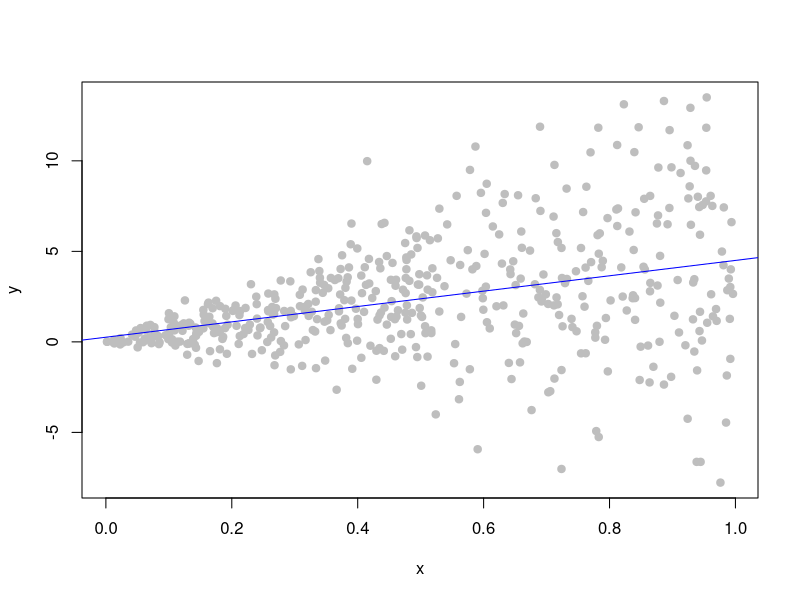

Generate this figure with R:
#' # Heteroskedasticity-Consistent SEs for OLS #
#'
#' We often need to analyze data that fails to satisfy assumptions of the statistical techniques we use.
#' One common violation of assumptions in OLS regression is the assumption of homoskedasticity.
#' This assumption requires that the error term have constant variance across all values of the independent variable(s).
#' When this assumption fails, the standard errors from our OLS regression estimates are inconsistent. But, we can calculate heteroskedasticity-consistent standard errors, relatively easily.
#' Unlike in Stata, where this is simply an option for regular OLS regression, in R, these SEs are not built into the base package, but instead come in an add-on package called **sandwich**, which we need to install and load:
install.packages('sandwich',repos='http://cran.r-project.org')
library(sandwich)
#'
#' To see the **sandwich** package in action, let's generate some heteroskedastic data:
set.seed(1)
x <- runif(500,0,1)
y <- 5*rnorm(500,x,x)
#' A simple plot of `y` against `x` (and the associated regression line) will reveal any heteroskedasticity:
plot(y~x, col='gray', pch=19)
abline(lm(y~x), col='blue')
#' Clearly, the variance of `y` and thus of the error term in an OLS model of `y~x` will increase as `x` increases.
#'
#' Now let's run the OLS model and see the results:
ols <- lm(y~x)
s <- summary(ols)
s
#' It may be particularly helpful to look just as the coefficient matrix from the summary object:
s$coef
#' The second column shows the SEs.
#' These SEs are themselves generated from the variance-covariance matrix for the coefficients, which we can see with:
vcov(ols)
#' The variance estimates for the coefficients are on the diagonal:
diag(vcov(ols))
#' To convert these to SEs, we simply take the squared roote:
sqrt(diag(vcov(ols)))
#'
#' Now that we know where the regular SEs are coming from, let's get the heteroskedasticity-consistent SEs for this model from **sandwich**.
#' The SEs come from the `vcovHC` function and the resulting object is the variance-covariance matrix for the coefficients:
vcovHC(ols)
#' This is, again, a variance-covariance matrix for the coefficients. So to get SES, we take the square root of the diagonal, like we did above:
sqrt(diag(vcovHC(ols)))
#' We can then compare the SE estimate from the standard formula to the heteroskedasticity-consistent formula:
sqrt(diag(vcov(ols)))
sqrt(diag(vcovHC(ols)))
#'
#' One annoying thing about not having the heteroskedasticity-consistent formula built-in is that when we call `summary` on `ols`, it prints the default SEs rather than the ones we really want.
#' But, remember, everything in R is an object. So, we can overwrite the default SEs with the heteroskedasticity-consistent SEs quite easily. To do that, let's first look at the structure of our summary object `s`:
str(s)
#' `s` is a list, one element of which is `coefficients` (which we saw above when we first ran our OLS model). The `s$coefficients` object is a matrix, with four columns, the second of which contains the default standard errors. If we replace those standard errors with the heteroskedasticity-robust SEs, when we print `s` in the future, it will show the SEs we actually want. Let's see the effect by comparing the current output of `s` to the output after we replace the SEs:
s
s$coefficients[,2] <- sqrt(diag(vcovHC(ols)))
s
#' The summary output now reflects the correct SEs. But remember, if we call `summary(ols)`, again, we'll see the original SEs. We need to call our `s` object to see the updated version.
